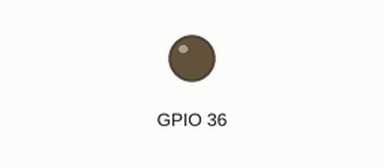
Recording of a sketch running on a simulated ESP32. Shown: output pins drawn as LEDs (lit = HIGH).

Above: at 0.2 s.
At 12.2 s:
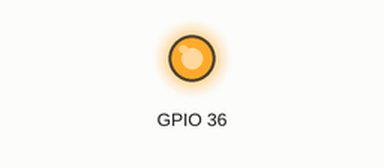
Timing chart, 0 to 19.5 s (numbered marks = the images above):
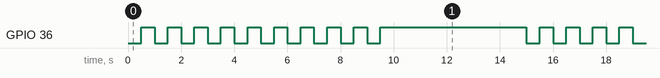

The sketch:

pwr_hachage_de_pression_de_vin.ino
```cpp
#define VANNE_PIN 32+4

void setup()
{
  pinMode(VANNE_PIN, OUTPUT);
}

void loop()
{
  int timeHache=500;
  for(int i = 0; i < 10; ++i)
  {
      digitalWrite(VANNE_PIN, LOW);
      delay(timeHache);

      digitalWrite(VANNE_PIN, HIGH);
      delay(timeHache);
  }

  digitalWrite(VANNE_PIN, HIGH);
  delay(5*1000);
}
```

Measured:
- by itself, GPIO 36: repeats every 15.0 s: 8 × (LOW 0.50 s, HIGH 0.50 s), LOW 0.50 s, HIGH 5.5 s, LOW 0.50 s, HIGH 0.50 s
- by itself, everything shown: repeats every 15.0 s, in 20 steps
